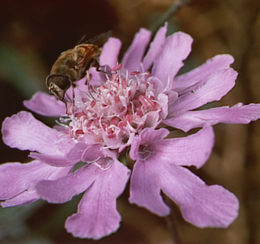
%> input picture images/Task1a_CV.bmp, 260 x 244 px, shrunk from 512 x 480 before the run
$ octave noise_salt_pepper.m   (GNU Octave 9; MATLAB toolbox functions it lacks are replaced by stand-ins)
%> lines starting %> are read from the running program, lines starting %| are printed output that depends on the picture
% MATLAB program that manually adds salt & pepper noise to an image
% and removes it using a manually implemented median filter. It also
% calculates the mean squared error (mse) to determine the similarity
% between the original image and the denoised version.
clc
clear all
close all

img = "images/Task1a_CV.bmp";

I = imread(img); % Read the original image
%> I is the input picture: size 244x260x3 uint8; mean R, G, B 122.7, 88.2, 99.5

I_gray = double(rgb2gray(I)); % Convert the image from RGB to grayscale
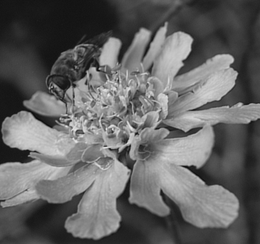
%> I_gray: size 244x260 double; min 9, max 233, mean 99.8

% Add salt and pepper noise manually to the image (AI assisted code)
I_salt_pepper = I_gray;
salt_pepper_noise = rand(size(I_gray));
I_salt_pepper(salt_pepper_noise < 0.05) = 0;
I_salt_pepper(salt_pepper_noise > 0.95) = 255;
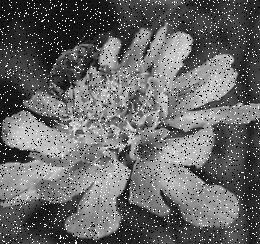
%> I_salt_pepper: size 244x260 double; min 0, max 255, mean 102.5

% Apply median filter to remove the noise (AI assisted this part of the code by explaining of to use flatten to convert a matrix to a vector)
I_padded = padarray(I_salt_pepper, [1 1], 'replicate', 'both');
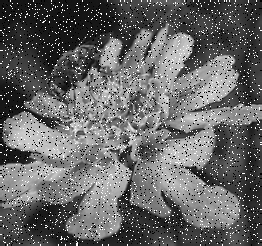
%> I_padded: size 246x262 double; min 0, max 255, mean 101.9
[i, j] = size(I_padded);
%> i = 246; j = 262
I_denoised = zeros(size(I_salt_pepper));

for row = 2:(i-1)
    for col = 2:(j-1)
        sub = I_padded(row-1:row+1, col-1:col+1);
        I_denoised(row-1, col-1) = median(sub(:)); % AI assisted this part of the code by explaining of to use flatten to convert a matrix to a vector
    end
end
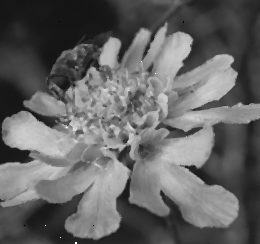
%> I_denoised: size 244x260 double; min 0, max 255, mean 99.8

% Calculate the mean squared error (MSE) to compare the original grayscale image and the denoised version.
mse = immse(I_gray, I_denoised);
%> mse = 50.45
fprintf('\nThe mean squared error for the denoised image with salt and pepper noise is %0.4f\n', mse);
%| The mean squared error for the denoised image with salt and pepper noise is 50.4538

% Plot original, noisy and denoised images
figure(1);

subplot(1, 3, 1);
imshow(uint8(I_gray));
title('Original Image in gray scale');

subplot(1, 3, 2);
imshow(uint8(I_salt_pepper));
title('Image with salt and pepper noise');

subplot(1, 3, 3);
imshow(uint8(I_denoised));
title('Image denoised using median filter');
